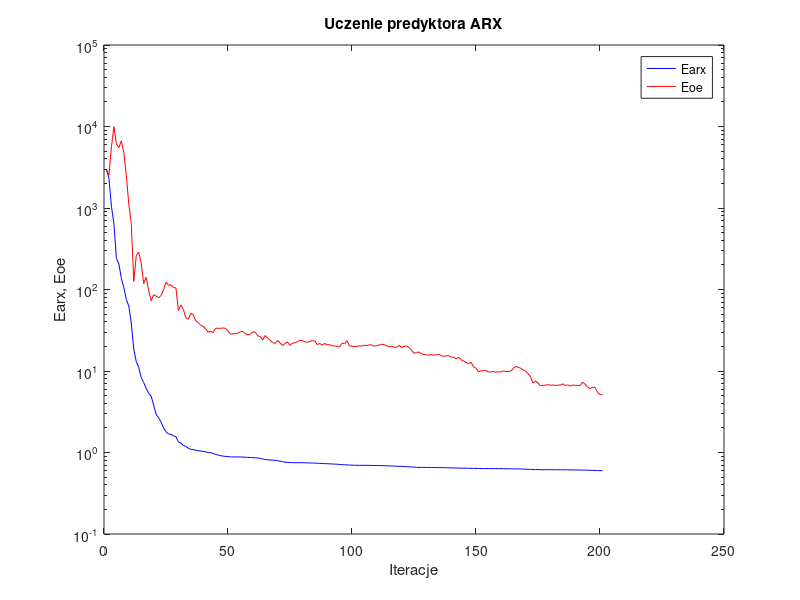
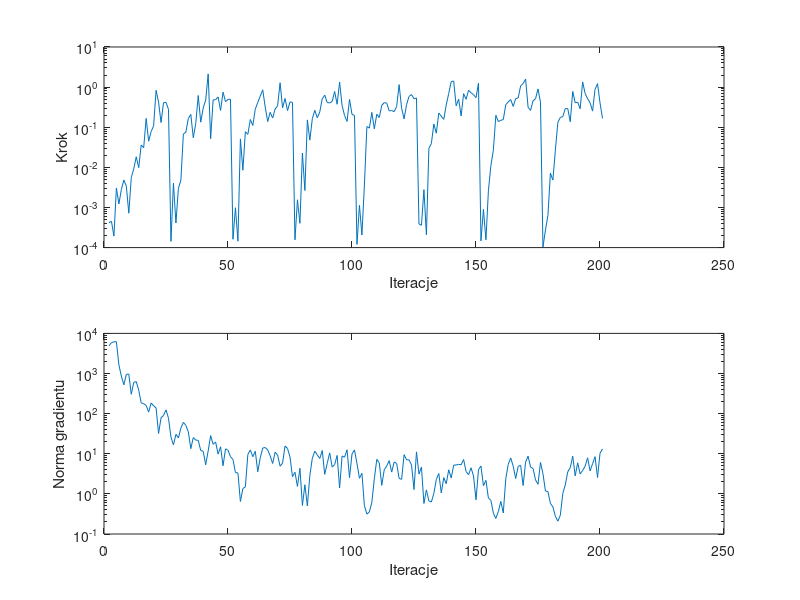

These figures' MATLAB source, in order:
%uczenie predyktora arx
clear all;
n=0; farx(n+1)=2.950989e+003; foe(n+1)=2.937511e+003; wspucz(n+1)=0.000000e+000; ng(n+1)=0.000000e+000;
%odnowa zmiennej metryki
n=1; farx(n+1)=2.304219e+003; foe(n+1)=2.546571e+003; krok(n+1)=4.168272e-004; ng(n+1)=4.900106e+003;
n=2; farx(n+1)=1.048866e+003; foe(n+1)=5.620757e+003; krok(n+1)=4.532388e-004; ng(n+1)=5.855412e+003;
n=3; farx(n+1)=6.365847e+002; foe(n+1)=1.000200e+004; krok(n+1)=1.935115e-004; ng(n+1)=6.179070e+003;
n=4; farx(n+1)=2.411345e+002; foe(n+1)=6.103810e+003; krok(n+1)=3.065383e-003; ng(n+1)=6.193433e+003;
n=5; farx(n+1)=2.064386e+002; foe(n+1)=5.503233e+003; krok(n+1)=1.228663e-003; ng(n+1)=1.634085e+003;
n=6; farx(n+1)=1.360314e+002; foe(n+1)=6.659760e+003; krok(n+1)=2.804162e-003; ng(n+1)=8.653143e+002;
n=7; farx(n+1)=1.058533e+002; foe(n+1)=4.772283e+003; krok(n+1)=4.838912e-003; ng(n+1)=5.222884e+002;
n=8; farx(n+1)=7.520236e+001; foe(n+1)=2.505872e+003; krok(n+1)=3.401267e-003; ng(n+1)=9.523767e+002;
n=9; farx(n+1)=6.284544e+001; foe(n+1)=1.109272e+003; krok(n+1)=7.213414e-004; ng(n+1)=9.702709e+002;
n=10; farx(n+1)=3.872234e+001; foe(n+1)=6.458050e+002; krok(n+1)=5.608324e-003; ng(n+1)=3.035024e+002;
n=11; farx(n+1)=1.854845e+001; foe(n+1)=1.252667e+002; krok(n+1)=9.157950e-003; ng(n+1)=6.024928e+002;
n=12; farx(n+1)=1.309252e+001; foe(n+1)=2.596697e+002; krok(n+1)=1.839173e-002; ng(n+1)=6.300268e+002;
n=13; farx(n+1)=1.108894e+001; foe(n+1)=2.869916e+002; krok(n+1)=9.824309e-003; ng(n+1)=3.844591e+002;
n=14; farx(n+1)=8.330822e+000; foe(n+1)=2.099300e+002; krok(n+1)=3.606523e-002; ng(n+1)=1.854243e+002;
n=15; farx(n+1)=7.222427e+000; foe(n+1)=1.180049e+002; krok(n+1)=3.094863e-002; ng(n+1)=1.767379e+002;
n=16; farx(n+1)=6.134519e+000; foe(n+1)=1.410488e+002; krok(n+1)=1.655578e-001; ng(n+1)=1.601063e+002;
n=17; farx(n+1)=5.339644e+000; foe(n+1)=9.758707e+001; krok(n+1)=4.486711e-002; ng(n+1)=1.094089e+002;
n=18; farx(n+1)=4.916143e+000; foe(n+1)=7.281352e+001; krok(n+1)=7.795251e-002; ng(n+1)=1.841949e+002;
n=19; farx(n+1)=3.844178e+000; foe(n+1)=8.640472e+001; krok(n+1)=1.081188e-001; ng(n+1)=1.569946e+002;
n=20; farx(n+1)=2.939914e+000; foe(n+1)=8.277831e+001; krok(n+1)=8.316025e-001; ng(n+1)=1.389314e+002;
n=21; farx(n+1)=2.678229e+000; foe(n+1)=7.949411e+001; krok(n+1)=4.228235e-001; ng(n+1)=3.197932e+001;
n=22; farx(n+1)=2.363211e+000; foe(n+1)=8.408385e+001; krok(n+1)=1.310538e-001; ng(n+1)=7.882112e+001;
n=23; farx(n+1)=2.007326e+000; foe(n+1)=9.928434e+001; krok(n+1)=4.096582e-001; ng(n+1)=9.015726e+001;
n=24; farx(n+1)=1.798048e+000; foe(n+1)=1.228816e+002; krok(n+1)=4.158012e-001; ng(n+1)=1.239256e+002;
n=25; farx(n+1)=1.687130e+000; foe(n+1)=1.127004e+002; krok(n+1)=2.798246e-001; ng(n+1)=7.718977e+001;
%odnowa zmiennej metryki
n=26; farx(n+1)=1.675419e+000; foe(n+1)=1.140069e+002; krok(n+1)=1.433605e-004; ng(n+1)=2.595511e+001;
n=27; farx(n+1)=1.595380e+000; foe(n+1)=1.060449e+002; krok(n+1)=4.026836e-003; ng(n+1)=1.664500e+001;
n=28; farx(n+1)=1.572323e+000; foe(n+1)=1.043271e+002; krok(n+1)=4.097323e-004; ng(n+1)=3.051100e+001;
n=29; farx(n+1)=1.345295e+000; foe(n+1)=5.526384e+001; krok(n+1)=2.998733e-003; ng(n+1)=2.474192e+001;
n=30; farx(n+1)=1.307881e+000; foe(n+1)=6.472881e+001; krok(n+1)=4.776032e-003; ng(n+1)=4.358944e+001;
n=31; farx(n+1)=1.216622e+000; foe(n+1)=5.703294e+001; krok(n+1)=6.754317e-002; ng(n+1)=6.059041e+001;
n=32; farx(n+1)=1.191444e+000; foe(n+1)=4.504756e+001; krok(n+1)=7.539806e-002; ng(n+1)=5.099126e+001;
n=33; farx(n+1)=1.127475e+000; foe(n+1)=4.314546e+001; krok(n+1)=1.653712e-001; ng(n+1)=3.517367e+001;
n=34; farx(n+1)=1.094007e+000; foe(n+1)=5.129311e+001; krok(n+1)=2.085952e-001; ng(n+1)=1.340757e+001;
n=35; farx(n+1)=1.086370e+000; foe(n+1)=4.871438e+001; krok(n+1)=5.483245e-002; ng(n+1)=2.535032e+001;
n=36; farx(n+1)=1.070876e+000; foe(n+1)=4.120358e+001; krok(n+1)=1.237945e-001; ng(n+1)=2.192789e+001;
n=37; farx(n+1)=1.052238e+000; foe(n+1)=3.922930e+001; krok(n+1)=6.183220e-001; ng(n+1)=2.155289e+001;
n=38; farx(n+1)=1.044157e+000; foe(n+1)=3.627153e+001; krok(n+1)=1.335492e-001; ng(n+1)=1.207237e+001;
n=39; farx(n+1)=1.030074e+000; foe(n+1)=3.535287e+001; krok(n+1)=3.011048e-001; ng(n+1)=1.157284e+001;
n=40; farx(n+1)=1.021674e+000; foe(n+1)=3.299488e+001; krok(n+1)=4.756263e-001; ng(n+1)=5.312449e+000;
n=41; farx(n+1)=9.989201e-001; foe(n+1)=2.995124e+001; krok(n+1)=2.131033e+000; ng(n+1)=1.170420e+001;
n=42; farx(n+1)=9.935031e-001; foe(n+1)=3.072535e+001; krok(n+1)=5.184392e-002; ng(n+1)=2.840086e+001;
n=43; farx(n+1)=9.700431e-001; foe(n+1)=2.965154e+001; krok(n+1)=4.803134e-001; ng(n+1)=1.718840e+001;
n=44; farx(n+1)=9.506730e-001; foe(n+1)=3.337962e+001; krok(n+1)=4.854776e-001; ng(n+1)=1.968347e+001;
n=45; farx(n+1)=9.308011e-001; foe(n+1)=3.352451e+001; krok(n+1)=5.692710e-001; ng(n+1)=9.803937e+000;
n=46; farx(n+1)=9.157903e-001; foe(n+1)=3.329397e+001; krok(n+1)=2.621075e-001; ng(n+1)=1.491586e+001;
n=47; farx(n+1)=9.033541e-001; foe(n+1)=3.379577e+001; krok(n+1)=7.482892e-001; ng(n+1)=5.020437e+000;
n=48; farx(n+1)=8.950298e-001; foe(n+1)=3.330192e+001; krok(n+1)=4.329486e-001; ng(n+1)=1.326295e+001;
n=49; farx(n+1)=8.888180e-001; foe(n+1)=3.128881e+001; krok(n+1)=4.954132e-001; ng(n+1)=1.225443e+001;
n=50; farx(n+1)=8.834826e-001; foe(n+1)=2.833671e+001; krok(n+1)=4.980566e-001; ng(n+1)=8.432429e+000;
%odnowa zmiennej metryki
n=51; farx(n+1)=8.829481e-001; foe(n+1)=2.854855e+001; krok(n+1)=1.614953e-004; ng(n+1)=7.249397e+000;
n=52; farx(n+1)=8.821636e-001; foe(n+1)=2.871634e+001; krok(n+1)=9.854180e-004; ng(n+1)=3.381916e+000;
n=53; farx(n+1)=8.819901e-001; foe(n+1)=2.912931e+001; krok(n+1)=1.446622e-004; ng(n+1)=3.330248e+000;
n=54; farx(n+1)=8.802403e-001; foe(n+1)=3.049505e+001; krok(n+1)=5.113139e-002; ng(n+1)=6.469902e-001;
n=55; farx(n+1)=8.792284e-001; foe(n+1)=3.043084e+001; krok(n+1)=8.486623e-003; ng(n+1)=1.357739e+000;
n=56; farx(n+1)=8.736877e-001; foe(n+1)=2.882665e+001; krok(n+1)=7.753372e-002; ng(n+1)=1.501022e+000;
n=57; farx(n+1)=8.716126e-001; foe(n+1)=2.776097e+001; krok(n+1)=6.640781e-002; ng(n+1)=9.582820e+000;
n=58; farx(n+1)=8.697012e-001; foe(n+1)=2.826478e+001; krok(n+1)=1.561662e-001; ng(n+1)=1.248395e+001;
n=59; farx(n+1)=8.665024e-001; foe(n+1)=3.016755e+001; krok(n+1)=1.101515e-001; ng(n+1)=8.436898e+000;
n=60; farx(n+1)=8.607181e-001; foe(n+1)=3.005504e+001; krok(n+1)=2.815910e-001; ng(n+1)=1.152903e+001;
n=61; farx(n+1)=8.555386e-001; foe(n+1)=2.702011e+001; krok(n+1)=4.158012e-001; ng(n+1)=3.560889e+000;
n=62; farx(n+1)=8.493428e-001; foe(n+1)=2.645461e+001; krok(n+1)=5.930463e-001; ng(n+1)=7.935399e+000;
n=63; farx(n+1)=8.310851e-001; foe(n+1)=2.400567e+001; krok(n+1)=8.575247e-001; ng(n+1)=1.389456e+001;
n=64; farx(n+1)=8.214737e-001; foe(n+1)=2.727767e+001; krok(n+1)=3.200292e-001; ng(n+1)=1.432702e+001;
n=65; farx(n+1)=8.148850e-001; foe(n+1)=2.537185e+001; krok(n+1)=1.383770e-001; ng(n+1)=1.253032e+001;
n=66; farx(n+1)=8.096100e-001; foe(n+1)=2.375785e+001; krok(n+1)=2.349459e-001; ng(n+1)=8.863299e+000;
n=67; farx(n+1)=8.049010e-001; foe(n+1)=2.244187e+001; krok(n+1)=1.694093e-001; ng(n+1)=5.719610e+000;
n=68; farx(n+1)=7.993324e-001; foe(n+1)=2.174752e+001; krok(n+1)=2.847814e-001; ng(n+1)=1.094001e+001;
n=69; farx(n+1)=7.938845e-001; foe(n+1)=2.358266e+001; krok(n+1)=3.403631e-001; ng(n+1)=9.311783e+000;
n=70; farx(n+1)=7.804501e-001; foe(n+1)=2.210916e+001; krok(n+1)=1.285695e+000; ng(n+1)=4.900993e+000;
n=71; farx(n+1)=7.738985e-001; foe(n+1)=2.054994e+001; krok(n+1)=3.041754e-001; ng(n+1)=5.866462e+000;
n=72; farx(n+1)=7.594522e-001; foe(n+1)=2.170094e+001; krok(n+1)=5.219391e-001; ng(n+1)=1.553539e+001;
n=73; farx(n+1)=7.552404e-001; foe(n+1)=2.280399e+001; krok(n+1)=2.591726e-001; ng(n+1)=1.354183e+001;
n=74; farx(n+1)=7.519161e-001; foe(n+1)=2.060872e+001; krok(n+1)=4.288049e-001; ng(n+1)=8.276382e+000;
n=75; farx(n+1)=7.506442e-001; foe(n+1)=2.212479e+001; krok(n+1)=4.147513e-001; ng(n+1)=2.685792e+000;
%odnowa zmiennej metryki
n=76; farx(n+1)=7.505254e-001; foe(n+1)=2.204986e+001; krok(n+1)=1.562643e-004; ng(n+1)=3.477159e+000;
n=77; farx(n+1)=7.502613e-001; foe(n+1)=2.300882e+001; krok(n+1)=1.554197e-003; ng(n+1)=1.534592e+000;
n=78; farx(n+1)=7.497301e-001; foe(n+1)=2.378433e+001; krok(n+1)=4.031350e-004; ng(n+1)=4.352464e+000;
n=79; farx(n+1)=7.492422e-001; foe(n+1)=2.356276e+001; krok(n+1)=2.272397e-002; ng(n+1)=5.151113e-001;
n=80; farx(n+1)=7.488564e-001; foe(n+1)=2.285115e+001; krok(n+1)=2.647552e-003; ng(n+1)=1.690780e+000;
n=81; farx(n+1)=7.461718e-001; foe(n+1)=2.244990e+001; krok(n+1)=1.523928e-001; ng(n+1)=4.988098e-001;
n=82; farx(n+1)=7.444678e-001; foe(n+1)=2.302543e+001; krok(n+1)=4.773765e-002; ng(n+1)=2.889523e+000;
n=83; farx(n+1)=7.428875e-001; foe(n+1)=2.356050e+001; krok(n+1)=1.631115e-001; ng(n+1)=7.707776e+000;
n=84; farx(n+1)=7.410773e-001; foe(n+1)=2.341718e+001; krok(n+1)=2.640812e-001; ng(n+1)=1.164098e+001;
n=85; farx(n+1)=7.380444e-001; foe(n+1)=2.105104e+001; krok(n+1)=1.722157e-001; ng(n+1)=9.396818e+000;
n=86; farx(n+1)=7.366372e-001; foe(n+1)=2.180148e+001; krok(n+1)=2.405442e-001; ng(n+1)=7.602609e+000;
n=87; farx(n+1)=7.331892e-001; foe(n+1)=2.077953e+001; krok(n+1)=5.122170e-001; ng(n+1)=1.207927e+001;
n=88; farx(n+1)=7.307211e-001; foe(n+1)=2.176471e+001; krok(n+1)=6.293018e-001; ng(n+1)=3.066440e+000;
n=89; farx(n+1)=7.283715e-001; foe(n+1)=2.095867e+001; krok(n+1)=4.128102e-001; ng(n+1)=5.742563e+000;
n=90; farx(n+1)=7.258978e-001; foe(n+1)=2.104107e+001; krok(n+1)=4.027995e-001; ng(n+1)=1.051191e+001;
n=91; farx(n+1)=7.236963e-001; foe(n+1)=2.027345e+001; krok(n+1)=4.385923e-001; ng(n+1)=4.671079e+000;
n=92; farx(n+1)=7.204008e-001; foe(n+1)=2.026309e+001; krok(n+1)=7.771907e-001; ng(n+1)=5.370126e+000;
n=93; farx(n+1)=7.186095e-001; foe(n+1)=2.001828e+001; krok(n+1)=3.730916e-001; ng(n+1)=9.083170e+000;
n=94; farx(n+1)=7.126793e-001; foe(n+1)=1.974165e+001; krok(n+1)=1.333102e+000; ng(n+1)=1.408298e+000;
n=95; farx(n+1)=7.093496e-001; foe(n+1)=2.199850e+001; krok(n+1)=3.465039e-001; ng(n+1)=8.808201e+000;
n=96; farx(n+1)=7.075469e-001; foe(n+1)=2.162636e+001; krok(n+1)=1.961845e-001; ng(n+1)=8.218691e+000;
n=97; farx(n+1)=7.050580e-001; foe(n+1)=2.353842e+001; krok(n+1)=1.392836e-001; ng(n+1)=1.253126e+001;
n=98; farx(n+1)=7.007016e-001; foe(n+1)=2.025175e+001; krok(n+1)=4.936156e-001; ng(n+1)=2.540313e+000;
n=99; farx(n+1)=6.992047e-001; foe(n+1)=2.014583e+001; krok(n+1)=2.093785e-001; ng(n+1)=9.891724e+000;
n=100; farx(n+1)=6.973338e-001; foe(n+1)=1.990856e+001; krok(n+1)=1.961845e-001; ng(n+1)=1.244441e+001;
%odnowa zmiennej metryki
n=101; farx(n+1)=6.969229e-001; foe(n+1)=2.006172e+001; krok(n+1)=1.204846e-004; ng(n+1)=5.765639e+000;
n=102; farx(n+1)=6.965489e-001; foe(n+1)=2.039112e+001; krok(n+1)=1.128760e-003; ng(n+1)=2.452663e+000;
n=103; farx(n+1)=6.964197e-001; foe(n+1)=2.023632e+001; krok(n+1)=2.064885e-004; ng(n+1)=3.256577e+000;
n=104; farx(n+1)=6.963680e-001; foe(n+1)=2.072710e+001; krok(n+1)=3.625910e-003; ng(n+1)=5.096641e-001;
n=105; farx(n+1)=6.958277e-001; foe(n+1)=2.055544e+001; krok(n+1)=1.039503e-001; ng(n+1)=3.137430e-001;
n=106; farx(n+1)=6.953000e-001; foe(n+1)=2.096489e+001; krok(n+1)=9.513510e-002; ng(n+1)=3.548481e-001;
n=107; farx(n+1)=6.943173e-001; foe(n+1)=2.080141e+001; krok(n+1)=2.343012e-001; ng(n+1)=6.140087e-001;
n=108; farx(n+1)=6.921627e-001; foe(n+1)=2.010072e+001; krok(n+1)=9.118713e-002; ng(n+1)=2.391824e+000;
n=109; farx(n+1)=6.916040e-001; foe(n+1)=2.054703e+001; krok(n+1)=2.114442e-001; ng(n+1)=7.245773e+000;
n=110; farx(n+1)=6.910961e-001; foe(n+1)=2.079072e+001; krok(n+1)=1.752988e-001; ng(n+1)=5.910091e+000;
n=111; farx(n+1)=6.904777e-001; foe(n+1)=2.135990e+001; krok(n+1)=3.505976e-001; ng(n+1)=1.632834e+000;
n=112; farx(n+1)=6.885395e-001; foe(n+1)=2.104971e+001; krok(n+1)=4.096582e-001; ng(n+1)=3.993670e+000;
n=113; farx(n+1)=6.870382e-001; foe(n+1)=2.039546e+001; krok(n+1)=4.004429e-001; ng(n+1)=4.954433e+000;
n=114; farx(n+1)=6.852479e-001; foe(n+1)=1.996966e+001; krok(n+1)=2.553603e-001; ng(n+1)=6.741426e+000;
n=115; farx(n+1)=6.837667e-001; foe(n+1)=2.006716e+001; krok(n+1)=2.613267e-001; ng(n+1)=3.493195e+000;
n=116; farx(n+1)=6.819404e-001; foe(n+1)=1.960784e+001; krok(n+1)=2.440798e-001; ng(n+1)=6.240880e+000;
n=117; farx(n+1)=6.789441e-001; foe(n+1)=1.942496e+001; krok(n+1)=3.276650e-001; ng(n+1)=5.728920e+000;
n=118; farx(n+1)=6.762197e-001; foe(n+1)=2.064470e+001; krok(n+1)=1.151610e+000; ng(n+1)=2.432656e+000;
n=119; farx(n+1)=6.745941e-001; foe(n+1)=1.945532e+001; krok(n+1)=2.991387e-001; ng(n+1)=2.302132e+000;
n=120; farx(n+1)=6.727519e-001; foe(n+1)=1.998045e+001; krok(n+1)=1.619492e-001; ng(n+1)=9.493059e+000;
n=121; farx(n+1)=6.703323e-001; foe(n+1)=2.029374e+001; krok(n+1)=3.655097e-001; ng(n+1)=7.085671e+000;
n=122; farx(n+1)=6.670887e-001; foe(n+1)=1.944754e+001; krok(n+1)=5.885355e-001; ng(n+1)=7.034420e+000;
n=123; farx(n+1)=6.645562e-001; foe(n+1)=1.804750e+001; krok(n+1)=6.524460e-001; ng(n+1)=5.272083e+000;
n=124; farx(n+1)=6.613441e-001; foe(n+1)=1.643183e+001; krok(n+1)=5.126125e-001; ng(n+1)=1.285927e+000;
n=125; farx(n+1)=6.571763e-001; foe(n+1)=1.691537e+001; krok(n+1)=5.362494e-001; ng(n+1)=1.114369e+001;
%odnowa zmiennej metryki
n=126; farx(n+1)=6.569191e-001; foe(n+1)=1.705889e+001; krok(n+1)=3.870231e-004; ng(n+1)=3.119563e+000;
n=127; farx(n+1)=6.564250e-001; foe(n+1)=1.636147e+001; krok(n+1)=3.604935e-004; ng(n+1)=4.662523e+000;
n=128; farx(n+1)=6.563635e-001; foe(n+1)=1.585412e+001; krok(n+1)=2.774090e-003; ng(n+1)=5.770468e-001;
n=129; farx(n+1)=6.563444e-001; foe(n+1)=1.583372e+001; krok(n+1)=2.087875e-004; ng(n+1)=1.258508e+000;
n=130; farx(n+1)=6.553642e-001; foe(n+1)=1.563418e+001; krok(n+1)=2.972664e-002; ng(n+1)=6.681567e-001;
n=131; farx(n+1)=6.546690e-001; foe(n+1)=1.589867e+001; krok(n+1)=3.913630e-002; ng(n+1)=6.266726e-001;
n=132; farx(n+1)=6.540693e-001; foe(n+1)=1.563873e+001; krok(n+1)=1.202721e-001; ng(n+1)=1.027951e+000;
n=133; farx(n+1)=6.537170e-001; foe(n+1)=1.573527e+001; krok(n+1)=7.100297e-002; ng(n+1)=2.290914e+000;
n=134; farx(n+1)=6.528899e-001; foe(n+1)=1.613865e+001; krok(n+1)=2.268451e-001; ng(n+1)=3.217761e+000;
n=135; farx(n+1)=6.522211e-001; foe(n+1)=1.542178e+001; krok(n+1)=1.881319e-001; ng(n+1)=1.054371e+000;
n=136; farx(n+1)=6.512537e-001; foe(n+1)=1.512248e+001; krok(n+1)=1.569333e-001; ng(n+1)=2.538327e+000;
n=137; farx(n+1)=6.505634e-001; foe(n+1)=1.539567e+001; krok(n+1)=3.601750e-001; ng(n+1)=1.794310e+000;
n=138; farx(n+1)=6.494155e-001; foe(n+1)=1.545751e+001; krok(n+1)=6.930078e-001; ng(n+1)=3.985032e+000;
n=139; farx(n+1)=6.483366e-001; foe(n+1)=1.479443e+001; krok(n+1)=1.371445e+000; ng(n+1)=2.485255e+000;
n=140; farx(n+1)=6.468465e-001; foe(n+1)=1.476758e+001; krok(n+1)=1.420334e+000; ng(n+1)=5.215378e+000;
n=141; farx(n+1)=6.458660e-001; foe(n+1)=1.410582e+001; krok(n+1)=3.403631e-001; ng(n+1)=5.240876e+000;
n=142; farx(n+1)=6.444044e-001; foe(n+1)=1.478405e+001; krok(n+1)=5.030381e-001; ng(n+1)=5.450779e+000;
n=143; farx(n+1)=6.433699e-001; foe(n+1)=1.374832e+001; krok(n+1)=1.912657e-001; ng(n+1)=5.307935e+000;
n=144; farx(n+1)=6.417845e-001; foe(n+1)=1.322781e+001; krok(n+1)=6.871474e-001; ng(n+1)=7.196897e+000;
n=145; farx(n+1)=6.409790e-001; foe(n+1)=1.280339e+001; krok(n+1)=4.980566e-001; ng(n+1)=3.602715e+000;
n=146; farx(n+1)=6.402836e-001; foe(n+1)=1.228468e+001; krok(n+1)=8.316025e-001; ng(n+1)=3.002005e+000;
n=147; farx(n+1)=6.396539e-001; foe(n+1)=1.280043e+001; krok(n+1)=7.238598e-001; ng(n+1)=4.475434e+000;
n=148; farx(n+1)=6.390485e-001; foe(n+1)=1.125097e+001; krok(n+1)=6.480438e-001; ng(n+1)=2.787656e+000;
n=149; farx(n+1)=6.381880e-001; foe(n+1)=1.080366e+001; krok(n+1)=5.450576e-001; ng(n+1)=7.116849e-001;
n=150; farx(n+1)=6.359685e-001; foe(n+1)=9.774254e+000; krok(n+1)=1.250551e+000; ng(n+1)=4.012437e+000;
%odnowa zmiennej metryki
n=151; farx(n+1)=6.357608e-001; foe(n+1)=1.007027e+001; krok(n+1)=1.469561e-004; ng(n+1)=4.959763e+000;
n=152; farx(n+1)=6.356448e-001; foe(n+1)=1.009924e+001; krok(n+1)=8.940659e-004; ng(n+1)=1.591907e+000;
n=153; farx(n+1)=6.355779e-001; foe(n+1)=1.013488e+001; krok(n+1)=1.562643e-004; ng(n+1)=2.174582e+000;
n=154; farx(n+1)=6.354690e-001; foe(n+1)=9.715126e+000; krok(n+1)=2.607206e-003; ng(n+1)=7.872964e-001;
n=155; farx(n+1)=6.351987e-001; foe(n+1)=9.739145e+000; krok(n+1)=1.111520e-002; ng(n+1)=6.911759e-001;
n=156; farx(n+1)=6.350580e-001; foe(n+1)=9.903906e+000; krok(n+1)=2.680031e-002; ng(n+1)=3.312864e-001;
n=157; farx(n+1)=6.345459e-001; foe(n+1)=9.667483e+000; krok(n+1)=1.981558e-001; ng(n+1)=2.445210e-001;
n=158; farx(n+1)=6.339585e-001; foe(n+1)=9.760883e+000; krok(n+1)=1.383675e-001; ng(n+1)=3.638022e-001;
n=159; farx(n+1)=6.337027e-001; foe(n+1)=9.708336e+000; krok(n+1)=1.489153e-001; ng(n+1)=6.495976e-001;
n=160; farx(n+1)=6.333073e-001; foe(n+1)=1.003899e+001; krok(n+1)=1.548452e-001; ng(n+1)=3.344451e-001;
n=161; farx(n+1)=6.328183e-001; foe(n+1)=9.871604e+000; krok(n+1)=3.655097e-001; ng(n+1)=2.363040e+000;
n=162; farx(n+1)=6.318896e-001; foe(n+1)=9.832574e+000; krok(n+1)=4.267990e-001; ng(n+1)=5.466508e+000;
n=163; farx(n+1)=6.307547e-001; foe(n+1)=9.960248e+000; krok(n+1)=4.903006e-001; ng(n+1)=7.868682e+000;
n=164; farx(n+1)=6.301284e-001; foe(n+1)=1.070474e+001; krok(n+1)=3.307424e-001; ng(n+1)=4.882588e+000;
n=165; farx(n+1)=6.293949e-001; foe(n+1)=1.139148e+001; krok(n+1)=5.178922e-001; ng(n+1)=2.419759e+000;
n=166; farx(n+1)=6.286080e-001; foe(n+1)=1.110856e+001; krok(n+1)=5.365271e-001; ng(n+1)=4.851094e+000;
n=167; farx(n+1)=6.276994e-001; foe(n+1)=1.085393e+001; krok(n+1)=1.072499e+000; ng(n+1)=5.169621e+000;
n=168; farx(n+1)=6.263556e-001; foe(n+1)=1.028100e+001; krok(n+1)=1.221426e+000; ng(n+1)=1.617653e+000;
n=169; farx(n+1)=6.234557e-001; foe(n+1)=1.000925e+001; krok(n+1)=1.585247e+000; ng(n+1)=6.208203e+000;
n=170; farx(n+1)=6.218963e-001; foe(n+1)=9.228239e+000; krok(n+1)=3.140763e-001; ng(n+1)=8.729538e+000;
n=171; farx(n+1)=6.211273e-001; foe(n+1)=8.484325e+000; krok(n+1)=2.625380e-001; ng(n+1)=4.647979e+000;
n=172; farx(n+1)=6.192890e-001; foe(n+1)=7.110140e+000; krok(n+1)=4.572701e-001; ng(n+1)=4.313099e+000;
n=173; farx(n+1)=6.181865e-001; foe(n+1)=7.558021e+000; krok(n+1)=5.101414e-001; ng(n+1)=2.233109e+000;
n=174; farx(n+1)=6.166212e-001; foe(n+1)=7.130710e+000; krok(n+1)=9.001093e-001; ng(n+1)=1.735134e+000;
n=175; farx(n+1)=6.152308e-001; foe(n+1)=6.572302e+000; krok(n+1)=4.187571e-001; ng(n+1)=6.078561e+000;
%odnowa zmiennej metryki
n=176; farx(n+1)=6.151559e-001; foe(n+1)=6.651895e+000; krok(n+1)=1.032442e-004; ng(n+1)=3.177689e+000;
n=177; farx(n+1)=6.151350e-001; foe(n+1)=6.709505e+000; krok(n+1)=2.752027e-004; ng(n+1)=1.178936e+000;
n=178; farx(n+1)=6.150835e-001; foe(n+1)=6.785822e+000; krok(n+1)=6.328553e-004; ng(n+1)=1.144580e+000;
n=179; farx(n+1)=6.149360e-001; foe(n+1)=6.674925e+000; krok(n+1)=7.191611e-003; ng(n+1)=5.803078e-001;
n=180; farx(n+1)=6.148759e-001; foe(n+1)=6.769284e+000; krok(n+1)=4.812762e-003; ng(n+1)=4.751707e-001;
n=181; farx(n+1)=6.147725e-001; foe(n+1)=6.607463e+000; krok(n+1)=2.680031e-002; ng(n+1)=2.766010e-001;
n=182; farx(n+1)=6.145597e-001; foe(n+1)=6.716678e+000; krok(n+1)=1.320338e-001; ng(n+1)=2.089829e-001;
n=183; farx(n+1)=6.142908e-001; foe(n+1)=6.716151e+000; krok(n+1)=1.752988e-001; ng(n+1)=2.919236e-001;
n=184; farx(n+1)=6.140576e-001; foe(n+1)=6.953924e+000; krok(n+1)=1.846634e-001; ng(n+1)=1.031963e+000;
n=185; farx(n+1)=6.135153e-001; foe(n+1)=6.647256e+000; krok(n+1)=2.920744e-001; ng(n+1)=1.672789e+000;
n=186; farx(n+1)=6.131550e-001; foe(n+1)=6.751273e+000; krok(n+1)=2.912288e-001; ng(n+1)=3.565078e+000;
n=187; farx(n+1)=6.126056e-001; foe(n+1)=6.536490e+000; krok(n+1)=1.372911e-001; ng(n+1)=4.493304e+000;
n=188; farx(n+1)=6.115181e-001; foe(n+1)=6.720085e+000; krok(n+1)=7.807902e-001; ng(n+1)=8.698913e+000;
n=189; farx(n+1)=6.110399e-001; foe(n+1)=6.667727e+000; krok(n+1)=4.063898e-001; ng(n+1)=2.815947e+000;
n=190; farx(n+1)=6.101341e-001; foe(n+1)=6.660466e+000; krok(n+1)=4.228884e-001; ng(n+1)=5.949098e+000;
n=191; farx(n+1)=6.095884e-001; foe(n+1)=6.633054e+000; krok(n+1)=2.889668e-001; ng(n+1)=3.148586e+000;
n=192; farx(n+1)=6.085199e-001; foe(n+1)=7.303434e+000; krok(n+1)=1.348916e+000; ng(n+1)=3.840414e+000;
n=193; farx(n+1)=6.076602e-001; foe(n+1)=6.879675e+000; krok(n+1)=6.930078e-001; ng(n+1)=4.886420e+000;
n=194; farx(n+1)=6.065170e-001; foe(n+1)=6.368230e+000; krok(n+1)=5.131430e-001; ng(n+1)=7.928445e+000;
n=195; farx(n+1)=6.052290e-001; foe(n+1)=6.086937e+000; krok(n+1)=4.083285e-001; ng(n+1)=3.742827e+000;
n=196; farx(n+1)=6.045009e-001; foe(n+1)=6.332525e+000; krok(n+1)=2.522670e-001; ng(n+1)=5.620574e+000;
n=197; farx(n+1)=6.027920e-001; foe(n+1)=6.277107e+000; krok(n+1)=8.771846e-001; ng(n+1)=8.486489e+000;
n=198; farx(n+1)=6.006037e-001; foe(n+1)=5.473939e+000; krok(n+1)=1.220277e+000; ng(n+1)=2.556692e+000;
n=199; farx(n+1)=5.988414e-001; foe(n+1)=5.118195e+000; krok(n+1)=4.079802e-001; ng(n+1)=1.024924e+001;
n=200; farx(n+1)=5.976311e-001; foe(n+1)=5.115969e+000; krok(n+1)=1.660944e-001; ng(n+1)=1.321886e+001;

figure; semilogy(farx,'b'); hold on; semilogy(foe,'r'); xlabel('Iteracje'); ylabel('Earx, Eoe'); legend('Earx','Eoe'); title('Uczenie predyktora ARX');
figure; subplot(2,1,1); semilogy(krok); xlabel('Iteracje'); ylabel('Krok');
subplot(2,1,2); semilogy(ng); xlabel('Iteracje'); ylabel('Norma gradientu');
Earx=farx(n+1)
Eoe=foe(n+1)
